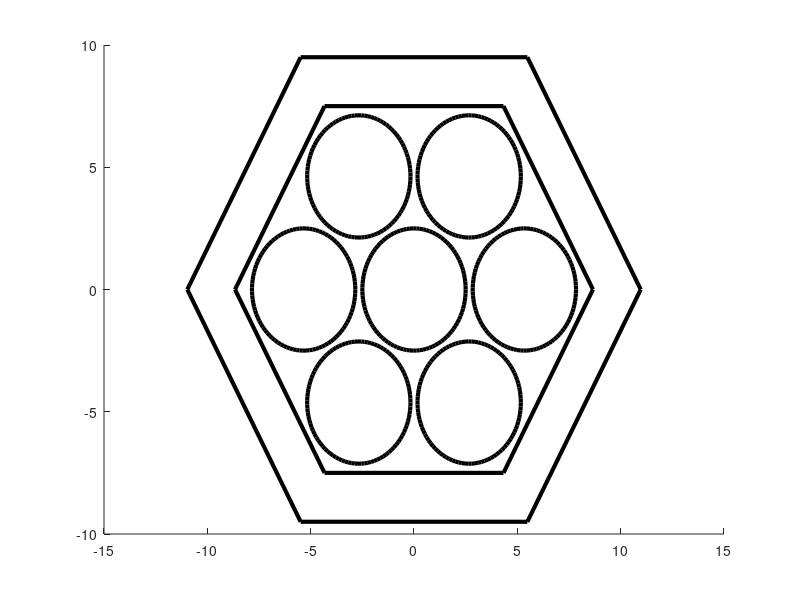

Recreate this plot in MATLAB.
clear
close all

f2f = 15;
th = 2;
radius = 2.5;
LW = 3;

half = 0.5 * 1;
side = (2.0 * half) / sqrt(3.0);
base = 0.5 * side;

% hex with f2f=1, centered at origin
hex = [base, half;
       -base, half;
       -side, 0;
       -base, -half;
       base, -half;
       side,0;
       base,half];
% circle with r=1, centered at origin
npt = 100;
circle = zeros(npt,2);
radian = linspace(0,2*pi,npt);
circle(:,1) = cos(radian);
circle(:,2) = sin(radian);

figure
hold on
% hex can
plot(hex(:,1)*f2f,hex(:,2)*f2f,'k','LineWidth',LW)
plot(hex(:,1)*(f2f+2*th),hex(:,2)*(f2f+2*th),'k','LineWidth',LW)
% center circle
plot(circle(:,1)*radius,circle(:,2)*radius,'k','LineWidth',LW)
% ring of pins
for i = 1:6
    this_circle = circle*radius + hex(i,:)*3.7*radius;
    plot(this_circle(:,1),this_circle(:,2),'k','LineWidth',LW)
end
    